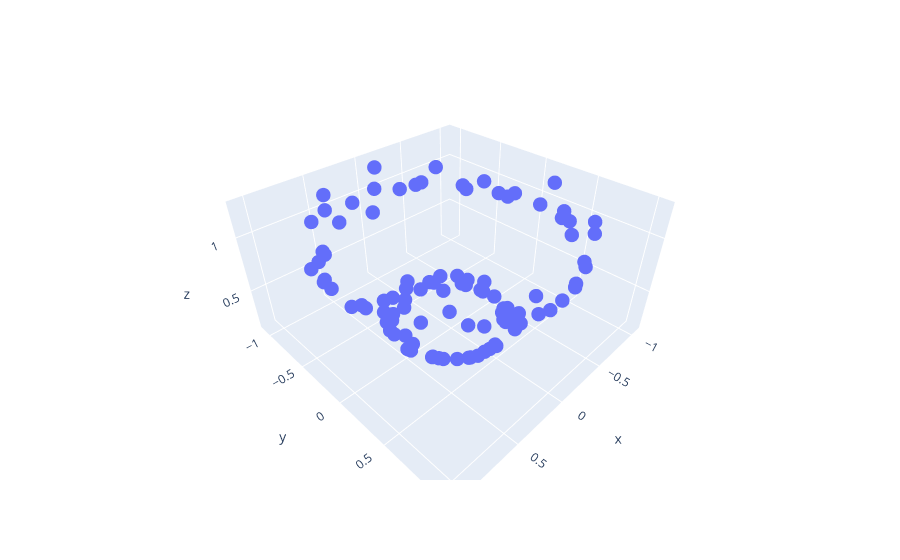

The notebook cell saved with this chart:
### Code cell
import plotly.express as px
import pandas as pd

def x2y2(x, y):
  return x**2 + y**2

df = pd.DataFrame({"x":X_train[:, 0], "y":X_train[:, 1], "z":x2y2(X_train[:, 0], X_train[:, 1])})
fig = px.scatter_3d(df, x='x', y='y', z='z')
fig.update_traces(marker_size = 5)
fig.show()
